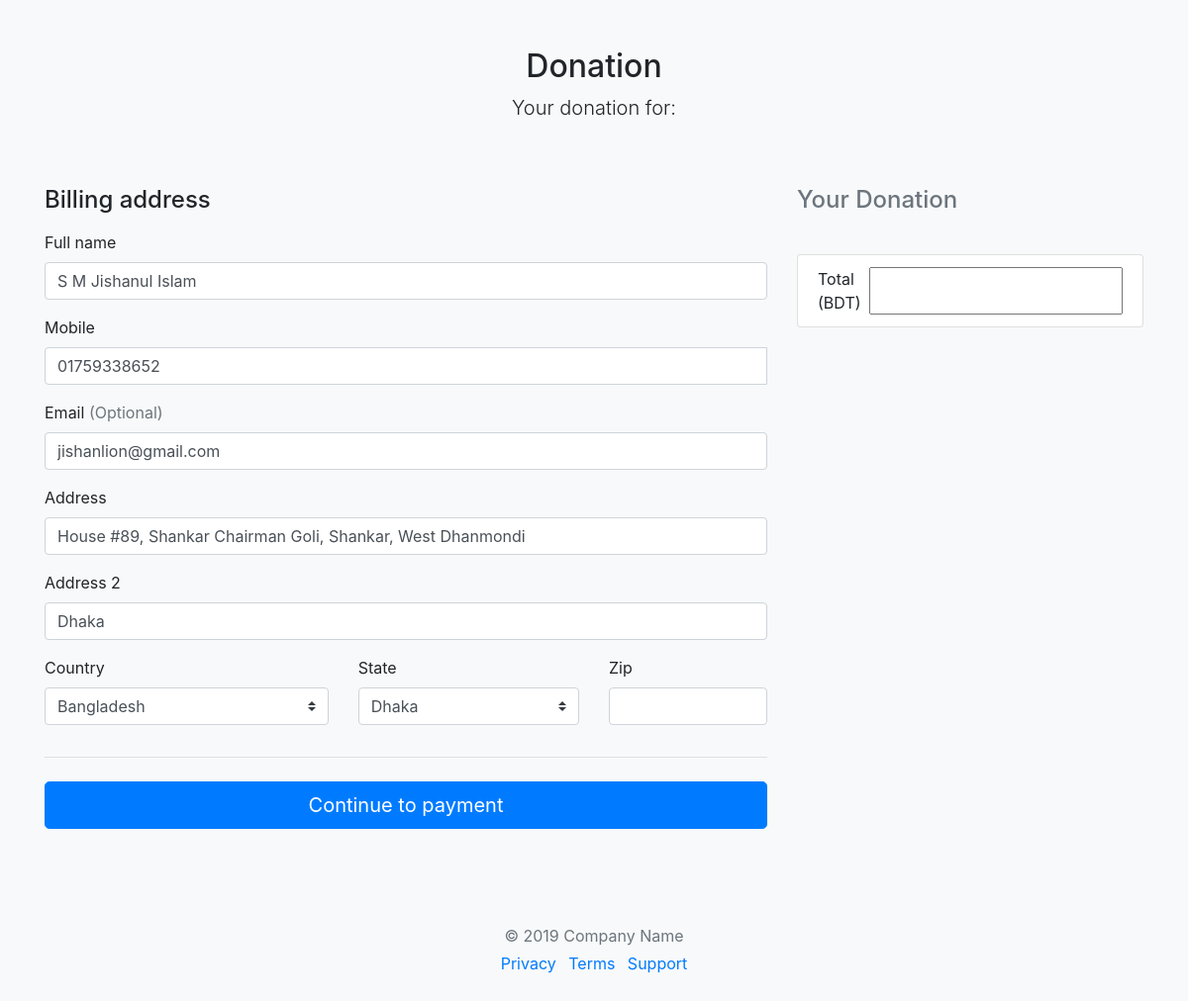
Page /payment/example_hosted.php (signed in) on the committed database.
### tables this page shows
CREATE TABLE `users` (
  `id` int(11) NOT NULL,
  `first_name` varchar(255) NOT NULL,
  `last_name` varchar(255) NOT NULL,
  `username` varchar(255) NOT NULL,
  `password` varchar(255) NOT NULL,
  `email` varchar(255) NOT NULL,
  `phone` varchar(255) NOT NULL DEFAULT '12345678911',
  `role` int(11) DEFAULT 3,
  `verified` enum('T','F') DEFAULT 'F',
  `avatar` text DEFAULT 'demo.jpg',
  `area` varchar(255) NOT NULL,
  `city` varchar(255) NOT NULL,
  `state` varchar(255) NOT NULL,
  `speciality` varchar(255) DEFAULT NULL,
  `randSalt` varchar(255) DEFAULT '$2y$10$verycrazystring1234567'
);

### payment/example_hosted.php (the view, shortened to what this page needs)
<!doctype html>
<html lang="en">
<head>
    <link rel="stylesheet" href="https://stackpath.bootstrapcdn.com/bootstrap/4.3.1/css/bootstrap.min.css">
</head>
<?php
include "db_connection.php";
$id = $_SESSION["id"];
$sql = "SELECT * FROM users WHERE id='$id'";
$res = mysqli_query($conn_integration, $sql);
$user = "";
if ($res) {
    $user = mysqli_fetch_assoc($res);
}
?>
<body class="bg-light">
    <div class="container">
        <div class="py-5 text-center">
            <h2>Donation</h2>
            <p class="lead">Your donation for: <strong><?php echo $_GET["title"] ?></strong></p>
        </div>
        <form action="checkout_hosted.php" method="POST" class="needs-validation">
            <div class="row">
                <div class="col-md-4 order-md-2 mb-4">
                    <h4 class="d-flex justify-content-between align-items-center mb-3">
                        <span class="text-muted">Your Donation</span>
                    </h4>
                    <br>
                    <ul class="list-group mb-3">
                        <li class="list-group-item d-flex justify-content-between">
                            <span>Total (BDT)</span>
                            <input type="text" name="amount" required>
                        </li>
                    </ul>
                </div>
                <div class="col-md-8 order-md-1">
                    <h4 class="mb-3">Billing address</h4>
                    <div class="row">
                        <div class="col-md-12 mb-3">
                            <label for="firstName">Full name</label>
                            <input type="text" name="customer_name" value="<?php echo $_SESSION["id"] == -1 ? "Anonymous" : $user["first_name"] . ' ' . $user["last_name"];  ?>" class="form-control" id="customer_name" placeholder="" value="John Doe" required>
                        </div>
                    </div>
                    <div class="mb-3">
                        <label for="mobile">Mobile</label>
                        <div class="input-group">
                            <input type="text" name="customer_mobile" class="form-control" id="mobile" placeholder="Mobile" value="<?php echo $_SESSION["id"] == -1 ? "" : $user["phone"] ?>" required>
                        </div>
                    </div>
                    <div class="mb-3">
                        <label for="email">Email <span class="text-muted">(Optional)</span></label>
                        <input type="email" name="customer_email" class="form-control" id="email" placeholder="you@example.com" value="<?php echo $_SESSION["id"] == -1 ? "" :  $user["email"] ?>" required>
                    </div>
                    <div class="mb-3">
                        <label for="address">Address</label>
                        <input type="text" class="form-control" id="address" placeholder="1234 Main St" value="<?php echo $_SESSION["id"] == -1 ? "" :  $user["area"] ?>" required>
                    </div>
                    <div class="mb-3">
                        <label for="address2">Address 2 <span class="text-muted"></span></label>
                        <input type="text" class="form-control" value="<?php echo $_SESSION["id"] == -1 ? "" :  $user["city"] ?>" id="address2" placeholder="Apartment or suite">
                    </div>
                    <div class="row">
                        <div class="col-md-5 mb-3">
                            <label for="country">Country</label>
                            <select class="custom-select d-block w-100" id="country" required>
                                <option value="Bangladesh">Bangladesh</option>
                            </select>
                        </div>
                        <div class="col-md-4 mb-3">
                            <label for="state">State</label>
                            <select class="custom-select d-block w-100" id="state" required>
                                <?php
                                if ($_GET["id"] == -1) {
                                    echo "
                                    <option value='Dhaka'>Dhaka</option>
                                    <option value='Chittagong'>Chittagong</option>
                                    <option value='Khulna'>Khulna</option>
                                    <option value='Sylhet'>Sylhet</option>
                                    <option value='Barisal'>Barisal</option>
                                    <option value='Mymensingh'>Mymenshingh</option>
                                    <option value='Rangpur'>Rangpur</option>
                                    ";
                                } else {
                                    echo "<option value='{$user['state']}'>{$user['state']}</option>";
                                }
                                ?>
                            </select>
                        </div>
                        <div class="col-md-3 mb-3">
                            <label for="zip">Zip</label>
                            <input type="text" class="form-control" id="zip" placeholder="" required>
                        </div>
                    </div>
                    <hr class="mb-4">
                    <button class="btn btn-primary btn-lg btn-block" type="submit">Continue to payment</button>
        </form>
    </div>
    <footer class="my-5 pt-5 text-muted text-center text-small">
        <p class="mb-1">&copy; 2019 Company Name</p>
        <ul class="list-inline">
            <li class="list-inline-item"><a href="#">Privacy</a></li>
            <li class="list-inline-item"><a href="#">Terms</a></li>
            <li class="list-inline-item"><a href="#">Support</a></li>
        </ul>
    </footer>
</html>

### rows in the picture
users: customer_name "S M Jishanul Islam", customer_mobile "01759338652", customer_email "jishanlion@gmail.com", area "House #89, Shankar Chairman Goli, Shankar, West Dhanmondi", city "Dhaka", state "Dhaka"
